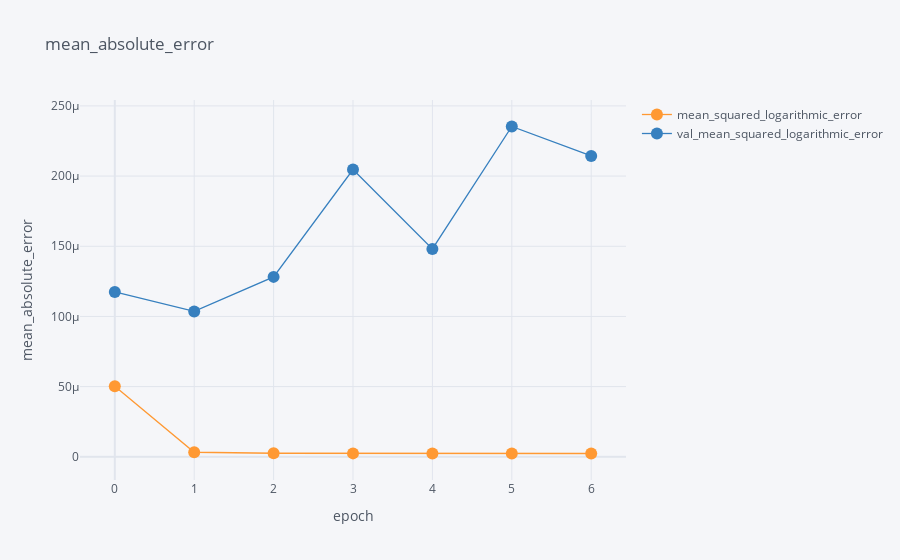

The notebook cell this image was saved under:
### Code cell
df[['epoch', 'mean_squared_logarithmic_error', 'val_mean_squared_logarithmic_error']].iplot(
    x='epoch',
    mode='lines+markers',
    xTitle='epoch',
    yTitle='mean_absolute_error', 
    title='mean_absolute_error'
)

### Figure 1 — Plotly figure (JSON) as saved in the notebook; plotly's stock layout.template omitted (floating-point values rounded to 4 significant figures)
{"data": [{"line": {"color": "rgba(255, 153, 51, 1.0)", "dash": "solid", "shape": "linear", "width": 1.3}, "marker": {"size": 12, "symbol": "circle"}, "mode": "lines+markers", "name": "mean_squared_logarithmic_error", "text": "", "type": "scatter", "x": [0, 1, 2, 3, 4, 5, 6], "y": [5.015e-05, 3.193e-06, 2.499e-06, 2.401e-06, 2.374e-06, 2.337e-06, 2.313e-06]}, {"line": {"color": "rgba(55, 128, 191, 1.0)", "dash": "solid", "shape": "linear", "width": 1.3}, "marker": {"size": 12, "symbol": "circle"}, "mode": "lines+markers", "name": "val_mean_squared_logarithmic_error", "text": "", "type": "scatter", "x": [0, 1, 2, 3, 4, 5, 6], "y": [0.0001174, 0.0001036, 0.0001282, 0.0002046, 0.0001481, 0.0002353, 0.0002143]}], "layout": {"legend": {"bgcolor": "#F5F6F9", "font": {"color": "#4D5663"}}, "paper_bgcolor": "#F5F6F9", "plot_bgcolor": "#F5F6F9", "title": {"font": {"color": "#4D5663"}, "text": "mean_absolute_error"}, "xaxis": {"gridcolor": "#E1E5ED", "showgrid": true, "tickfont": {"color": "#4D5663"}, "title": {"font": {"color": "#4D5663"}, "text": "epoch"}, "zerolinecolor": "#E1E5ED"}, "yaxis": {"gridcolor": "#E1E5ED", "showgrid": true, "tickfont": {"color": "#4D5663"}, "title": {"font": {"color": "#4D5663"}, "text": "mean_absolute_error"}, "zerolinecolor": "#E1E5ED"}}}
